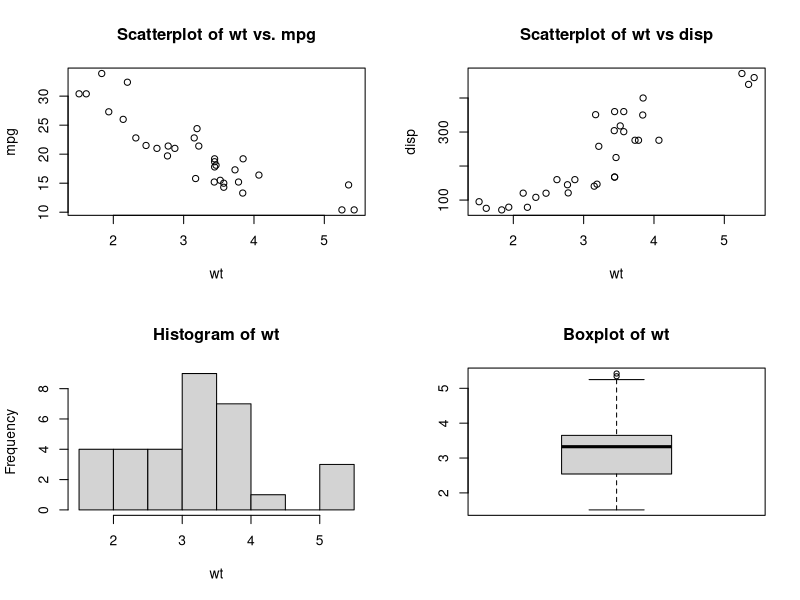

Generate this figure with R:
# 4 figures arranged in 2 rows and 2 columns
attach(mtcars)
par(mfrow=c(2,2))
plot(wt,mpg, main="Scatterplot of wt vs. mpg")
plot(wt,disp, main="Scatterplot of wt vs disp")
hist(wt, main="Histogram of wt")
boxplot(wt, main="Boxplot of wt")